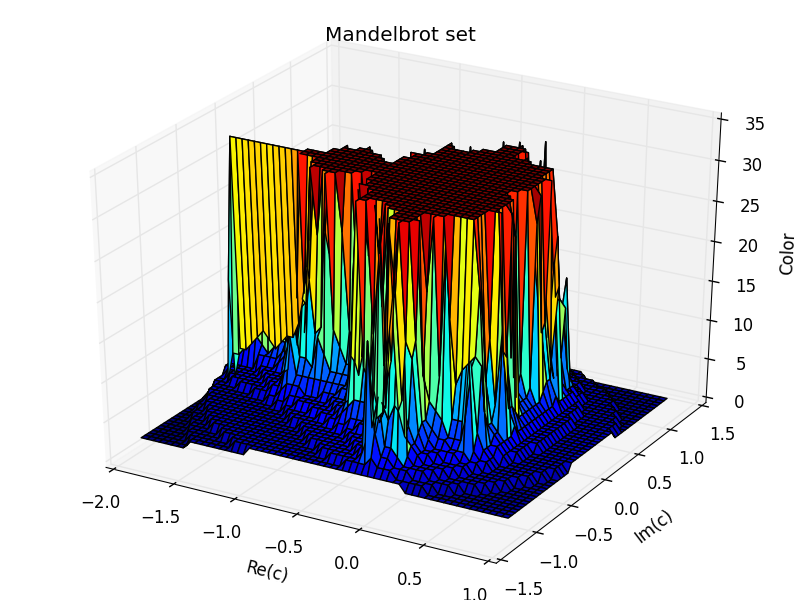

Write the Python code that produced this figure.
#!/usr/bin/env python3
# -*- coding: utf-8 -*-

"""A Mandelbrot set demo"""

# Copyright (c) 2012 Jérémie DECOCK (http://www.jdhp.org)

# Permission is hereby granted, free of charge, to any person obtaining a copy
# of this software and associated documentation files (the "Software"), to deal
# in the Software without restriction, including without limitation the rights
# to use, copy, modify, merge, publish, distribute, sublicense, and/or sell
# copies of the Software, and to permit persons to whom the Software is
# furnished to do so, subject to the following conditions:

# The above copyright notice and this permission notice shall be included in
# all copies or substantial portions of the Software.
 
# THE SOFTWARE IS PROVIDED "AS IS", WITHOUT WARRANTY OF ANY KIND, EXPRESS OR
# IMPLIED, INCLUDING BUT NOT LIMITED TO THE WARRANTIES OF MERCHANTABILITY,
# FITNESS FOR A PARTICULAR PURPOSE AND NONINFRINGEMENT. IN NO EVENT SHALL THE
# AUTHORS OR COPYRIGHT HOLDERS BE LIABLE FOR ANY CLAIM, DAMAGES OR OTHER
# LIABILITY, WHETHER IN AN ACTION OF CONTRACT, TORT OR OTHERWISE, ARISING FROM,
# OUT OF OR IN CONNECTION WITH THE SOFTWARE OR THE USE OR OTHER DEALINGS IN
# THE SOFTWARE.

import numpy as np
import matplotlib.pyplot as plt
from mpl_toolkits.mplot3d import axes3d
from matplotlib import cm

REAL_RANGE = np.arange(-2.0, 1.0, 0.05).tolist()
IMAG_RANGE = np.arange(-1.2, 1.2, 0.05).tolist()

EPSILON_MAX = 2.
NUM_IT_MAX = 32

Z_INIT = complex(0, 0)

def mandelbrot(x, y):
    it = 0
    z = Z_INIT
    c = complex(x, y)

    # Rem: abs(z) = |z| = math.sqrt(pow(z.imag,2) + pow(z.real,2))
    while it < NUM_IT_MAX and abs(z) <= EPSILON_MAX:
        z = pow(z, 2) + c
        it += 1

    # To print all levels
    return it

    ## To print only the level N
    #if it < N:
    #    return 1
    #else:
    #    return 0

def main():
    """Main function"""

    # Compute datas #############

    xgrid, ygrid = np.meshgrid(REAL_RANGE, IMAG_RANGE)

    data = np.array([mandelbrot(x, y) for y in IMAG_RANGE for x in REAL_RANGE]).reshape(len(IMAG_RANGE), len(REAL_RANGE))

    # Plot data #################

    fig = plt.figure()
    ax = axes3d.Axes3D(fig)

    # Plot mean surface

    ax.plot_surface(xgrid, ygrid, data, cmap=cm.jet, rstride=1, cstride=1, color='b', shade=True)

    # Title, etc.

    plt.title("Mandelbrot set")
    ax.set_xlabel("Re(c)")
    ax.set_ylabel("Im(c)")
    ax.set_zlabel("Color")

    plt.savefig("mandelbrot.png")

    plt.show()

if __name__ == '__main__':
    main()

